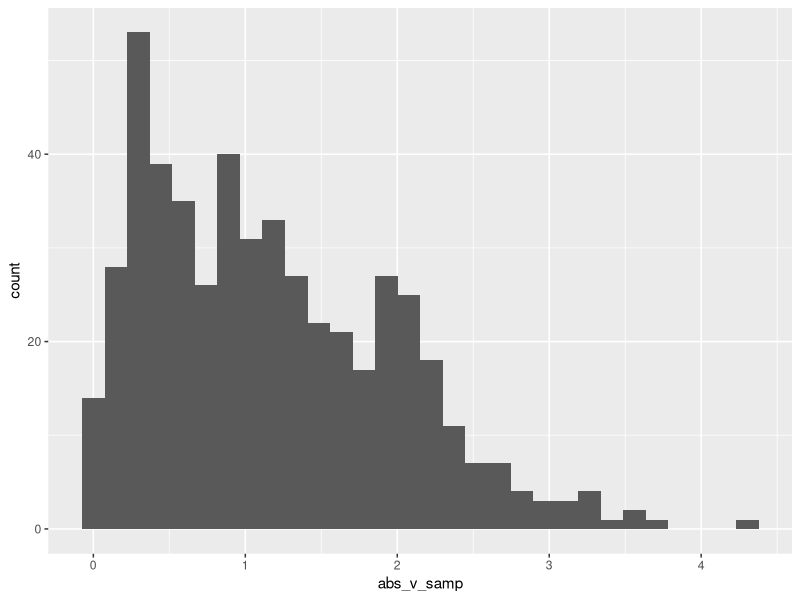

Generate this figure with R:
## ---- chunk 1
library(tidyverse)
## ---- chunk 2
samp = rnorm(100)
length(samp)
## ---- chunk 3
example_df = 
  tibble(
    norm_samp = rnorm(n = 500, mean = 1),
    samp_g1 = norm_samp > 0,
    abs_v_samp = abs(norm_samp)
  )

ggplot(example_df, aes(x = abs_v_samp)) +
  geom_histogram()

